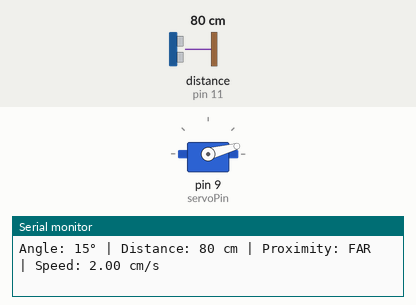
Bench run of a sketch on a simulated Arduino Uno, built with avr-gcc and run on an emulated ATmega328P. Shown: servo, the last lines printed to the serial monitor. Wiring (inferred from the names in the program): ultrasonic range finder: trigger pin 10; echo pin 11. Inputs (shaded band) come from the test bench; at power-on: distance to the obstacle (sensor on pin 11) 80 cm. The echo pulse lasts 58.3 µs per cm.

Above: at 1.8 s.
1.9 s: distance to the obstacle (sensor on pin 11) set to 55 cm
At 3.25 s:
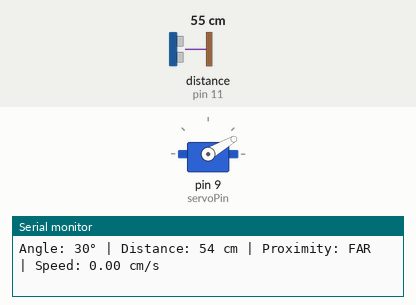
4.9 s: distance to the obstacle (sensor on pin 11) set to 48 cm
At 5.4 s:
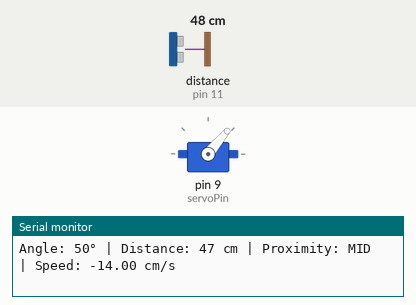
Timing chart, 0 to 22.9 s (numbered marks = the images above; inputs shaded):
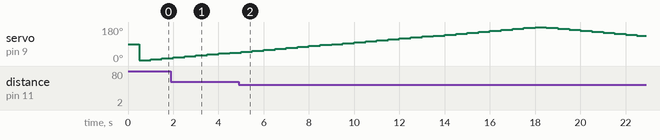

Measured:
- the behaviour switches between 51 and 50 cm on distance to the obstacle (sensor on pin 11) (found by bisection; images 1 and 2)
- by itself, servo on pin 9 (servoPin): rises from 45° to 180° in 13.0 s, then falls to 135° in 4.5 s

The sketch:

scan.ino
```cpp
#include <Servo.h>

Servo myServo;

const int servoPin = 9;
const int trigPin = 10;
const int echoPin = 11;

const int sweepStart = 0;
const int sweepEnd = 180;
const int step = 5;
const unsigned long scanDelay = 500; // ms between scan steps
int angle = 0;
bool sweepForward = true; // the sensor will move from 0 degree to 180 degree, once it reaches there the statement will turn false and it will go back to 0 degree again

unsigned long lastTime = 0;
unsigned int lastDistance = 0;
unsigned int distance;

void setup() {
  Serial.begin(9600);
  myServo.attach(servoPin);
  pinMode(trigPin, OUTPUT); // OUTPUT because it sends out the signal
  pinMode(echoPin, INPUT); // INPUT because it receives the signal
  Serial.println("---- Arduino Ultrasonic Object Scanner ----");
  Serial.println("Format: [Angle °] [Distance cm] [Proximity] [Speed cm/s]");
}

long getDistance() {
  digitalWrite(trigPin, LOW);
  delayMicroseconds(2);
  digitalWrite(trigPin, HIGH);
  delayMicroseconds(10);
  digitalWrite(trigPin, LOW);

  long d = pulseIn(echoPin, HIGH, 30000);
  return d * 0.0343 / 2; // cm
}
// Object Proximity
String getProximityCategory(int dist) {
  if (dist < 20) return "NEAR";
  else if (dist < 50) return "MID";
  else return "FAR";
}

void loop() {
  unsigned long currentTime = millis(); // time measurement


  if (currentTime - lastTime >= scanDelay) {
    lastTime = currentTime;

    // Sweep servo
    if (sweepForward) {
      angle += step;
      if (angle >= sweepEnd) sweepForward = false;
    } else {
      angle -= step;
      if (angle <= sweepStart) sweepForward = true;
    }

    myServo.write(angle);

    // Measure distance
    bool noEcho = false;
    distance = getDistance();
    if (distance == 0) {         // no echo received
      noEcho = true;
      distance = lastDistance;  // reuse the previous reading
    }

    // Speed calculation (cm/s)
    float speed = 0;
    if (lastDistance > 0) {
      speed = ((int)distance - (int)lastDistance) / (scanDelay / 1000.0); // distance change per second
    }
    lastDistance = distance;

    // Object proximity
    String proximity = noEcho ? "NO ECHO" : getProximityCategory(distance);

    // Print in clear format
    Serial.print("Angle: "); Serial.print(angle); Serial.print("° | ");
    Serial.print("Distance: "); Serial.print(distance); Serial.print(" cm | ");
    Serial.print("Proximity: "); Serial.print(proximity); Serial.print(" | ");
    Serial.print("Speed: "); Serial.print(speed, 2); Serial.println(" cm/s");
  }
}
```
